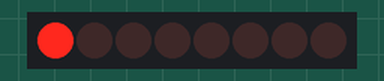
Recording of a sketch running on a simulated Arduino Uno, built with avr-gcc and run on an emulated ATmega328P. On the bench: 8 shift-register outputs drawn as a row of LEDs (first output left, lit = HIGH). Wiring (from diagram.json): shift register (74HC595): data pin 2; shift clock pin 3; latch pin 4; row of LEDs: on Q0, Q1, Q2, Q3, Q4, Q5, Q6, Q7. Random numbers use the default seed unless the sketch sets one.

Above: at 0.05 s.
At 0.55 s:
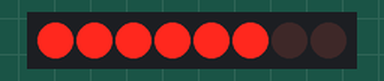
At 0.85 s:
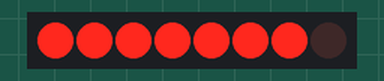
At 1.75 s:
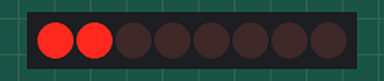
At 2.65 s:
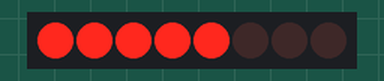
At 3.55 s:
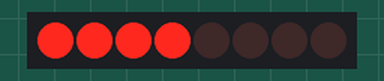
Timing chart, 0 to 3.9 s (numbered marks = the images above):
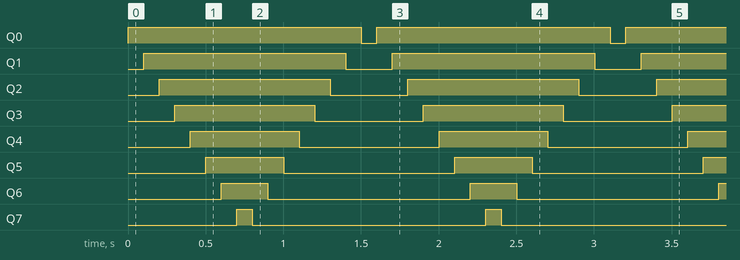

Measured:
- by itself, Q0: alternates HIGH for 1.5 s and LOW for 0.10 s
- by itself, Q1: alternates HIGH for 1.3 s and LOW for 0.30 s
- by itself, Q2: alternates HIGH for 1.1 s and LOW for 0.50 s
- by itself, Q3: alternates HIGH for 0.90 s and LOW for 0.70 s
- by itself, Q4: alternates HIGH for 0.70 s and LOW for 0.90 s
- by itself, Q5: alternates HIGH for 0.50 s and LOW for 1.1 s
- by itself, Q6: alternates HIGH for 0.30 s and LOW for 1.3 s
- by itself, Q7: alternates HIGH for 0.10 s and LOW for 1.5 s

The sketch:

mutiled-ic74hc595.ino
```cpp
/*
SparkFun Inventor's Kit
Example sketch 14
SHIFT REGISTER
  Use a shift register to turn three pins into eight (or more!)
  outputs
  An integrated circuit ("IC"), or "chip", is a self-contained
  circuit built into a small plastic package. (If you look closely
  at your Arduino board you'll see a number of ICs.) There are
  thousands of different types of ICs available that you can use
  to perform many useful functions.
  The 74HC595 shift register in your kit is an IC that has eight
  digital outputs. To use these outputs, we'll use a new interface
  called SPI (Serial Peripheral Interface). It's like the TX and
  RX you're used to, but has an additional "clock" line that
  controls the speed of the data transfer. Many parts use SPI
  for communications, so the Arduino offers simple commands called
  shiftIn() and shiftOut() to access these parts.
  This IC lets you use three digital pins on your Arduino to
  control eight digital outputs on the chip. And if you need
  even more outputs, you can daisy-chain multiple shift registers
  together, allowing an almost unlimited number of outputs from
  the same three Arduino pins! See the shift register datasheet
  for details:

  http://www.sparkfun.com/datasheets/IC/SN74HC595.pdf

This sketch was written by SparkFun Electronics,
with lots of help from the Arduino community.
This code is completely free for any use.
Visit http://learn.sparkfun.com/products/2 for SIK information.
Visit http://www.arduino.cc to learn about the Arduino.
Version 2.0 6/2012 MDG
*/


// Pin definitions:
// The 74HC595 uses a type of serial connection called SPI
// (Serial Peripheral Interface) that requires three pins
#include <Arduino.h>

int datapin = 2;
int clockpin = 3;
int latchpin = 4;

// We'll also declare a global variable for the data we're
// sending to the shift register:

byte data = 0;


void setup()
{
  // Set the three SPI pins to be outputs:

  pinMode(datapin, OUTPUT);
  pinMode(clockpin, OUTPUT);
  pinMode(latchpin, OUTPUT);
}


void loop()
{

  // To try the different functions below, uncomment the one
  // you want to run, and comment out the remaining ones to
  // disable them from running.

  oneAfterAnother();      // All on, all off

  // oneOnAtATime();       // Scroll down the line

  // pingPong();           // Like above, but back and forth

  // randomLED();          // Blink random LEDs

  // marquee();

  // binaryCount();        // Bit patterns from 0 to 255
}


void shiftWrite(int desiredPin, boolean desiredState){

// This function lets you make the shift register outputs
// HIGH or LOW in exactly the same way that you use digitalWrite().

  bitWrite(data,desiredPin,desiredState); //Change desired bit to 0 or 1 in "data"

  // Now we'll actually send that data to the shift register.
  // The shiftOut() function does all the hard work of
  // manipulating the data and clock pins to move the data
  // into the shift register:

  shiftOut(datapin, clockpin, MSBFIRST, data); //Send "data" to the shift register

  //Toggle the latchPin to make "data" appear at the outputs
  digitalWrite(latchpin, HIGH);
  digitalWrite(latchpin, LOW);
}


void oneAfterAnother()
{
// This function will turn on all the LEDs, one-by-one,
// and then turn them off all off, one-by-one.

  int index;
  int delayTime = 100; // Time (milliseconds) to pause between LEDs
                       // Make this smaller for faster switching

  // Turn all the LEDs on
  for(index = 0; index <= 7; index++)
  {
    shiftWrite(index, HIGH);
    delay(delayTime);
  }

  // Turn all the LEDs off
  for(index = 7; index >= 0; index--)
  {
    shiftWrite(index, LOW);
    delay(delayTime);
  }
}


void oneOnAtATime()
{
// This function will turn the LEDs on and off, one-by-one.
  int index;
  int delayTime = 100; // Time (milliseconds) to pause between LEDs
                       // Make this smaller for faster switching

  // step through the LEDs, from 0 to 7

  for(index = 0; index <= 7; index++)
  {
    shiftWrite(index, HIGH);    // turn LED on
    delay(delayTime);       // pause to slow down the sequence
    shiftWrite(index, LOW); // turn LED off
  }
}

void pingPong()
{
// This function turns on the LEDs, one at a time, in both directions.
  int index;
  int delayTime = 100; // time (milliseconds) to pause between LEDs
                       // make this smaller for faster switching

  // step through the LEDs, from 0 to 7

  for(index = 0; index <= 7; index++)
  {
    shiftWrite(index, HIGH);    // turn LED on
    delay(delayTime);       // pause to slow down the sequence
    shiftWrite(index, LOW); // turn LED off
  }

  // step through the LEDs, from 7 to 0

  for(index = 7; index >= 0; index--)
  {
    shiftWrite(index, HIGH);    // turn LED on
    delay(delayTime);       // pause to slow down the sequence
    shiftWrite(index, LOW); // turn LED off
  }
}

void randomLED()
{
// This function will randomly turn on and off LEDs.
  int index;
  int delayTime = 100; // time (milliseconds) to pause between LEDs
                       // make this smaller for faster switching

  index = random(8);    // pick a random number between 0 and 7

  shiftWrite(index, HIGH);  // turn LED on
  delay(delayTime);     // pause to slow down the sequence
  shiftWrite(index, LOW);   // turn LED off
}

void marquee()
{
// This function will mimic "chase lights" like those around signs.
  int index;
  int delayTime = 200; // Time (milliseconds) to pause between LEDs
                       // Make this smaller for faster switching

  // Step through the first four LEDs
  // (We'll light up one in the lower 4 and one in the upper 4)

  for(index = 0; index <= 3; index++)
  {
    shiftWrite(index, HIGH);    // Turn a LED on
    shiftWrite(index+4, HIGH);  // Skip four, and turn that LED on
    delay(delayTime);       // Pause to slow down the sequence
    shiftWrite(index, LOW); // Turn both LEDs off
    shiftWrite(index+4, LOW);
  }
}


void binaryCount()
{
// This function creates a visual representation of the on/off pattern
// of bits in a byte.

  int delayTime = 1000; // time (milliseconds) to pause between LEDs
                        // make this smaller for faster switching

  // Send the data byte to the shift register:

  shiftOut(datapin, clockpin, MSBFIRST, data);

  // Toggle the latch pin to make the data appear at the outputs:

  digitalWrite(latchpin, HIGH);
  digitalWrite(latchpin, LOW);

  // Add one to data, and repeat!
  // (Because a byte type can only store numbers from 0 to 255,
  // if we add more than that, it will "roll around" back to 0
  // and start over).

  data++;

  // Delay so you can see what's going on:

  delay(delayTime);
}
```

main.cpp
```cpp
#include <avr/io.h>
#include <util/delay.h>
#include <stdlib.h> // For random number generation

// Pin definitions:
#define DATAPIN_PORT PORTD
#define DATAPIN_PIN PD2
#define DATAPIN_DDR DDRD

#define CLOCKPIN_PORT PORTD
#define CLOCKPIN_PIN PD3
#define CLOCKPIN_DDR DDRD

#define LATCHPIN_PORT PORTD
#define LATCHPIN_PIN PD4
#define LATCHPIN_DDR DDRD

const uint16_t delayTime = 100; // Time (milliseconds) to pause between LEDs

// Global variable for the data we're sending to the shift register:
uint8_t data = 0;

void setup()
{
    // Set the three SPI pins to be outputs:
    DATAPIN_DDR |= (1 << DATAPIN_PIN);
    CLOCKPIN_DDR |= (1 << CLOCKPIN_PIN);
    LATCHPIN_DDR |= (1 << LATCHPIN_PIN);
}

void shiftWrite(uint8_t desiredPin, uint8_t desiredState)
{
    // This function lets you make the shift register outputs
    // HIGH or LOW in exactly the same way that you use digitalWrite().

    if (desiredState)
    {
        data |= (1 << desiredPin); // Set the desired bit to 1
    }
    else
    {
        data &= ~(1 << desiredPin); // Clear the desired bit to 0
    }

    for (uint8_t i = 0; i < 8; i++)
    {
        if (data & (1 << (7 - i)))
        {
            DATAPIN_PORT |= (1 << DATAPIN_PIN); // Set data pin high
        }
        else
        {
            DATAPIN_PORT &= ~(1 << DATAPIN_PIN); // Set data pin low
        }

        // Clock the pin for pushing the data into the register
        CLOCKPIN_PORT &= ~(1 << CLOCKPIN_PIN); // Clock low
        CLOCKPIN_PORT |= (1 << CLOCKPIN_PIN);  // Clock high
    }

    // Toggle the latchPin to make "data" appear at the outputs
    LATCHPIN_PORT |= (1 << LATCHPIN_PIN);
    LATCHPIN_PORT &= ~(1 << LATCHPIN_PIN);
}

void oneAfterAnother()
{
    // This function will turn on all the LEDs, one-by-one,
    // and then turn them off all off, one-by-one.

    // Turn all the LEDs on one-by-one
    for (int8_t index = 0; index < 8; index++)
    {
        shiftWrite(index, 1);
        _delay_ms(delayTime);
    }

    _delay_ms(100); // Wait a bit
    // Turn all the LEDs off one-by-one
    for (int8_t index = 7; index >= 0; index--)
    {
        shiftWrite(index, 0);
        _delay_ms(delayTime);
    }

    _delay_ms(500); // Wait for 500ms before repeating the sequence
}

void oneOnAtTime()
{

    const uint16_t delayTime = 200;
    for (int8_t index = 0; index < 8; index++)
    {
        shiftWrite(index, 1); // Turn on the LED at the current index
        _delay_ms(delayTime); // Wait for a short time
        shiftWrite(index, 0); // Turn off the LED at the current index
    }
    _delay_ms(500); // Wait a bit
}

void pingPong() {
    const uint16_t delayTime = 200;
    for (int8_t index = 0; index < 8; index++)
    {
        shiftWrite(index, 1);
        _delay_ms(delayTime);
        shiftWrite(index, 0);
    }
    for (int8_t index = 6; index >= 1; index--)
    {
        shiftWrite(index, 1);
        _delay_ms(delayTime);
        shiftWrite(index, 0);
    }
}

int8_t curentRandomIndex = 0;

int8_t randomIndex() {
    const int8_t randomIndex = rand() % 8;
    return randomIndex;
}

void randomLed()
{
    int8_t randomIndexResult = randomIndex();


    while (randomIndexResult == curentRandomIndex)
    {
        randomIndexResult = randomIndex();
    }

    curentRandomIndex = randomIndexResult;

    shiftWrite(curentRandomIndex, 1);
    _delay_ms(100);
    shiftWrite(curentRandomIndex, 0);

    _delay_ms(200);

}


void marquee()
{
    const uint16_t delayTime = 200;
    int8_t index = 0;

    for (int8_t i = 0; i < 3; i++)
    {
        shiftWrite(index, 1);
        shiftWrite(index + 4, 1);
        _delay_ms(delayTime);
        shiftWrite(index, 0);
        shiftWrite(index + 4, 0);
        index++;
    }
}

void binaryCount()
{
    const uint16_t delayTime = 500;
    for (int8_t i = 0; i < 256; i++)
    {
        shiftWrite(0, (i & 1));
        shiftWrite(1, (i & 2) >> 1);
        shiftWrite(2, (i & 4) >> 2);
        shiftWrite(3, (i & 8) >> 3);
        shiftWrite(4, (i & 16) >> 4);
        shiftWrite(5, (i & 32) >> 5);
        shiftWrite(6, (i & 64) >> 6);
        shiftWrite(7, (i & 128) >> 7);
        _delay_ms(delayTime);
    }
}


int main(void)
{
    setup(); // Setup the pins for output
    while (1)
    {
        randomLed();
    }
    return 0;
}
```
